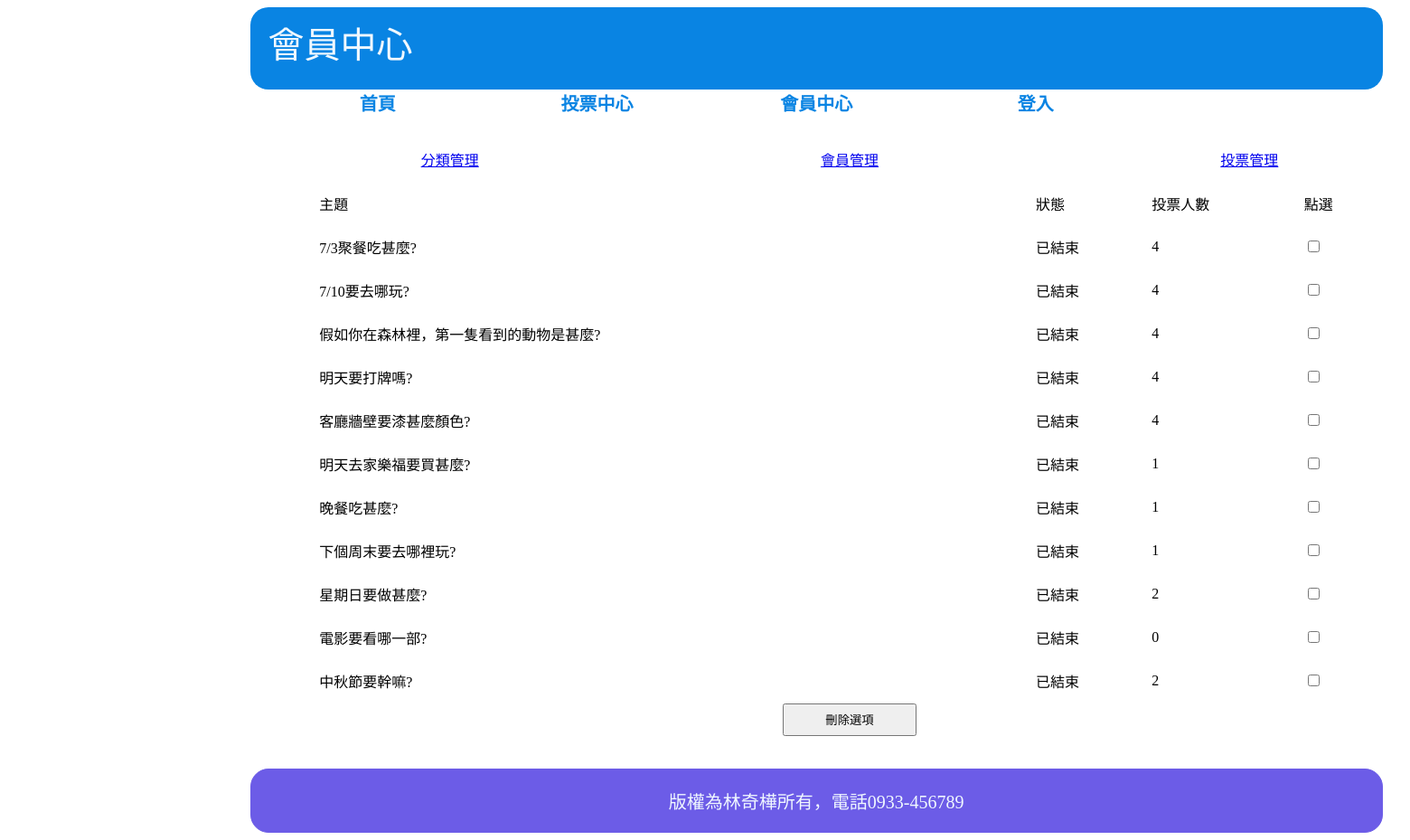
Page /back/back.php?table=3 on the committed database.
### tables this page shows
CREATE TABLE `subjects` (
  `id` int(11) UNSIGNED NOT NULL,
  `subject` varchar(128) NOT NULL COMMENT '主題描述',
  `type_id` int(11) NOT NULL,
  `multiple` tinyint(1) NOT NULL DEFAULT 0 COMMENT '單/複選',
  `mulit_limit` tinyint(2) NOT NULL DEFAULT 1 COMMENT '單/複選項目數',
  `start` datetime NOT NULL,
  `end` datetime NOT NULL,
  `total` int(11) UNSIGNED NOT NULL DEFAULT 0
);

### function.php (called while the page is built, shortened)
<?php
function pdo()
{
    $dsn = "mysql:host=localhost;charset=utf8;dbname=vote";
    return  new PDO($dsn, 'root', '');
}
function all($table, ...$arg)
{
    $pdo = pdo();
    $sql = "SELECT * FROM $table ";
    return $pdo->query($sql)->fetchAll(PDO::FETCH_ASSOC);
}

### back/back.php (the view, shortened to what this page needs)
<!DOCTYPE html>
<html lang="en">
<head>
    <link rel="stylesheet" href="../css/body.css">
</head>
<body>
    <div id="header">
        <div>會員中心</div>
        <nav>
            <a href="../index.php">首頁</a>
            <?php
            if (isset($_SESSION)) {
                if ($_SESSION['id'] <= 3) {
                    echo   "<a href='../front/vote_center.php'>投票中心</a>";
                    echo   "<a href='../front/member_center.php'>會員中心</a>";
                } else {
                    echo   "<a href='../front/vote_center.php'>投票中心</a>";
                }
            }
            if (isset($_SESSION['user'])) {
            ?>
                <a href="../login/logout.php">登出</a>
            <?php
            } else {
            ?>
                <a href="../login/login.php">登入</a>
            <?php
            }
            ?>
        </nav>
    </div>
    <div id="content">
        <a href="./back.php?table=1" id="type_table">分類管理</a>
        <a href="./back.php?table=2" id="user_table">會員管理</a>
        <a href="./back.php?table=3" id="subject_table">投票管理</a>
        <?php
        if(isset($_GET['table'])){
        switch ($_GET['table']) {
        ?>
        <?php
            case '3'
        ?><table id="sub_table">
            <form action="./delete.php" method="post">
                        <tr>
                            <td>主題</td>
                            <td>狀態</td>
                            <td>投票人數</td>
                            <td>點選</td>
                        </tr>
                    <?php
                    include_once "../function.php";
                    $table = 'subjects';
                    $subjects = all($table);
                    foreach ($subjects as $key => $subject) {
                        echo "<tr>";
                        echo "<td>{$subject['subject']}</td>";
                        if (strtotime($subject['end']) > strtotime(date("Y-m-d H:i:s")) ){
                            $n = '進行中';
                        } else {
                            $n = '已結束';
                        }
                        echo "<td>{$n}</td>";
                        echo "<td>{$subject['total']}</td>";
                        echo "<td><input type='checkbox' name='subject[]' value='{$subject['id']}'><label></label>";
                        echo "</tr>";
                    }
                    ?>
                    <input type='submit'id='sub_del' value='刪除選項'>
            </form>
        </table>
        <?php
                break;
        }
    }
        ?>
    </div>
    <?php
   include "./footer.php";
   ?>
</body>
</html>

### css/body.css (style rules this page uses)
body { display: grid; width: 1880px; height: 913px; grid-template-columns: repeat(21,calc(100% / 21 )); grid-template-rows: repeat(15,1fr); }
#header { display: grid; grid-template-columns: repeat(3,1fr); grid-template-rows: repeat(2,1fr) 0.5fr; grid-column: 4/18; grid-row: 1/3; }
#header>div { width: calc(100% - 40px); height: calc(100% - 20px); background-color: #0984e3; color: aliceblue; border-radius:20px; font-size: 40px; padding:10px 20px; grid-column: 1/4; grid-row: 1/3; }
#header>nav { padding:0 20px; text-align: center; display: grid; grid-template-columns: repeat(5,1fr); grid-column: 1/4; grid-row: 3/4; }
#header>nav>a { grid-column: 1 1 1 1 1; background-color: white; color: #0984e3; border-radius:0 0 50px 50px ; text-decoration:none; font-size: 20px; font-weight: bold; }
#content { display: grid; width: 100%; grid-template-columns: repeat(17,calc(100% / 17)); grid-template-rows: repeat(20,1fr); grid-column: 4/18; grid-row: 3/15; }

### back/back.php (style rules this page uses)
#type_table { text-align: center; grid-column: 2/6; grid-row: 2/3; }
#user_table { text-align: center; grid-column: 8/12; grid-row: 2/3; }
#subject_table { text-align: center; grid-column: 14/18; grid-row: 2/3; }
#sub_table { grid-column: 2/20; grid-row: 3/19; }
#sub_del { grid-column: 9/11; grid-row: 19/20; }

### rows in the picture
subjects: subject "7/3聚餐吃甚麼?", end "已結束", total "4"
subjects: subject "7/10要去哪玩?", end "已結束", total "4"
subjects: subject "假如你在森林裡，第一隻看到的動物是甚麼?", end "已結束", total "4"
subjects: subject "明天要打牌嗎?", end "已結束", total "4"
subjects: subject "客廳牆壁要漆甚麼顏色?", end "已結束", total "4"
subjects: subject "明天去家樂福要買甚麼?", end "已結束", total "1"
subjects: subject "晚餐吃甚麼?", end "已結束", total "1"
subjects: subject "下個周末要去哪裡玩?", end "已結束", total "1"
subjects: subject "星期日要做甚麼?", end "已結束", total "2"
subjects: subject "電影要看哪一部?", end "已結束", total "0"
subjects: subject "中秋節要幹嘛?", end "已結束", total "2"
